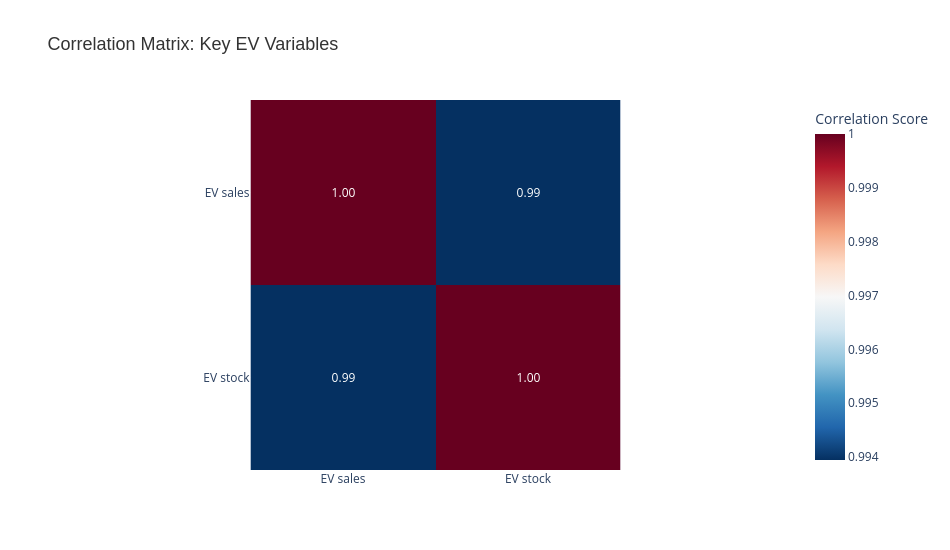

Source (notebook cell):
### Code cell
# 1. Isolate the numeric rows for standard vehicles (e.g., BEV) to avoid double counting
pivot_data = ds[ds["powertrain"] == "BEV"].copy()

# 2. CRITICAL: Pivot long data into wide format columns (parameter names become column headers)
# This creates separate columns for 'EV sales', 'EV stock', etc., per region and year
wide_ds = pivot_data.pivot_table(
    index=["region", "year"], 
    columns="parameter", 
    values="value", 
    aggfunc="mean"
).reset_index()

# 3. Drop text columns and calculate the correlation matrix on the new numerical parameter columns
# Fill missing entries with 0 so the calculation doesn't throw errors
numerical_cols = wide_ds.select_dtypes(include=["number"]).drop(columns=["year"], errors="ignore")
corr_matrix = numerical_cols.fillna(0).corr()

# 4. Generate the correlation heatmap matching your exact dummy graph layout
fig = pt.imshow(
    corr_matrix.values,
    x=corr_matrix.columns,
    y=corr_matrix.index,
    text_auto=".2f",               # Automatically prints correlation numbers inside blocks
    color_continuous_scale="RdBu_r", # Signature Red-White-Blue color bar from your reference image
    title="Correlation Matrix: Key EV Variables",
    labels=dict(color="Correlation Score")
)

# 5. Fine-tune layout parameters to match your presentation standard
fig.update_layout(
    template="plotly",
    title_font=dict(size=18, family="Arial", color="#333333"),
    width=950,
    height=550,
)

fig.show()

### Figure 1 — Plotly figure (JSON) as saved in the notebook; plotly's stock layout.template omitted (floating-point values rounded to 4 significant figures)
{"data": [{"coloraxis": "coloraxis", "hovertemplate": "x: %{x}<br>y: %{y}<br>Correlation Score: %{z}<extra></extra>", "name": "0", "texttemplate": "%{z:.2f}", "type": "heatmap", "x": ["EV sales", "EV stock"], "xaxis": "x", "y": ["EV sales", "EV stock"], "yaxis": "y", "z": [[1.0, 0.9939], [0.9939, 1.0]]}], "layout": {"coloraxis": {"autocolorscale": false, "colorbar": {"title": {"text": "Correlation Score"}}, "colorscale": [[0, "rgb(5,48,97)"], [0.1, "rgb(33,102,172)"], [0.2, "rgb(67,147,195)"], [0.3, "rgb(146,197,222)"], [0.4, "rgb(209,229,240)"], [0.5, "rgb(247,247,247)"], [0.6, "rgb(253,219,199)"], [0.7, "rgb(244,165,130)"], [0.8, "rgb(214,96,77)"], [0.9, "rgb(178,24,43)"], [1, "rgb(103,0,31)"]]}, "height": 550, "title": {"font": {"color": "#333333", "family": "Arial", "size": 18}, "text": "Correlation Matrix: Key EV Variables"}, "width": 950, "xaxis": {"anchor": "y", "constrain": "domain", "domain": [0, 1], "scaleanchor": "y"}, "yaxis": {"anchor": "x", "autorange": "reversed", "constrain": "domain", "domain": [0, 1]}}}
